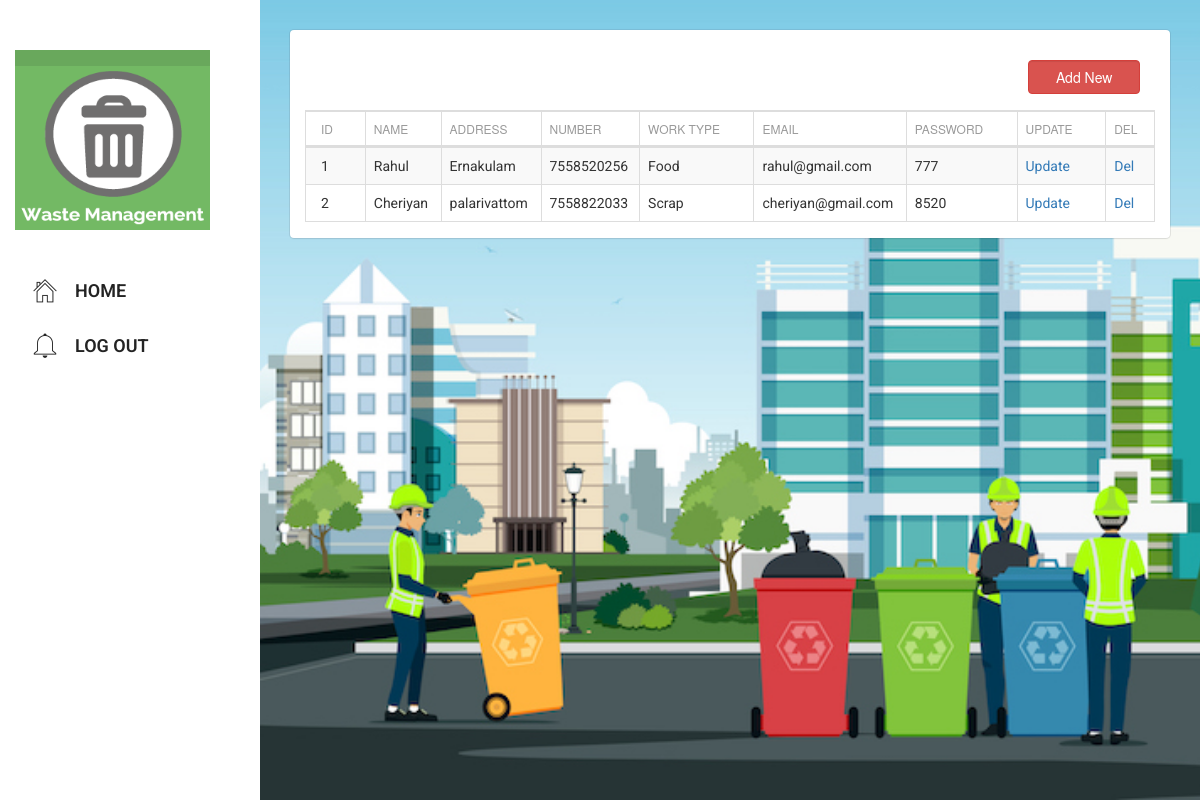
Page /php/waste_management/worker_tbl/select.php on the committed database.
### tables this page shows
CREATE TABLE IF NOT EXISTS `worker_tbl` (
  `id` int(11) NOT NULL AUTO_INCREMENT,
  `name` varchar(100) NOT NULL,
  `address` varchar(100) NOT NULL,
  `number` varchar(100) NOT NULL,
  `work_type` varchar(100) NOT NULL,
  `email` varchar(100) NOT NULL,
  `password` varchar(100) NOT NULL,
  PRIMARY KEY (`id`)
);

### php/waste_management/worker_tbl/tables.php (called while the page is built, shortened)
<?php
$table="worker_tbl";
?>

### php/waste_management/worker_tbl/select.php (the view, shortened to what this page needs)
<?php
include("tables.php");
include("../header_inner.php");
$i=0;
?>
		<link rel="stylesheet" type="text/css" href="datatables.min.css">
<div class="">
<?php
	 echo "<div class='col-sm-2' style='float:right;margin-bottom:10px;'><form action='form.php' method='post'><input type='submit' name='view' value='Add New' class='form-control btn-danger'></form></div>";
?>
<div class="clearfix"></div>
<table id="example" class="table table-striped table-bordered dataTable no-footer" cellspacing="0"  role="grid" aria-describedby="example_info" >
          <?php
		  include("../connection.php");
	?>
	<?php
		  $result2 = mysqli_query($con,"SHOW FIELDS FROM $table");
 echo "<thead><tr>";
while ($row2 = mysqli_fetch_array($result2))
 {
  $name=$row2['Field'];
  echo "<th>".
  str_replace('_', ' ', $name)
  ."</th>";
 $i++;
 }
 echo "
<th>Update</th>
 <th>Del</th>
 </tr></thead>";
   echo "<tbody>";
 	$result = mysqli_query($con,"SELECT * FROM $table ");
		while($row = mysqli_fetch_array($result))
		{
		$id=$row['0'];
		echo "<tr>";
		for($k=0;$k<$i;$k++)
		{
			if($k==30)
			{
			  $sql2 = "select *  from customer where id='$_SESSION[userid]' ";
    $result2 = mysqli_query($con, $sql2) or die("Error in Selecting " . mysqli_error($connection));
$row2 =mysqli_fetch_array($result2);
			echo "<td >  $row2[contact_person]</td>";
			}
			elseif($k==31)
			{
			echo "<td class='hiddentd'> $row[content] </td>";
			}
				elseif($k==40)
			{
			echo "<td > <img src='uploads/$row[$k]' width='100'></td>";
			}
			else
			{
			echo "<td >$row[$k]</td>";
			}
		}
			echo "
			<td><a href='update.php?id=$id'>Update</a></td>
			<td><a href='?del_id=$id' onclick='return rem()'>Del</a></td>
			</tr>";
		}
        ?>
        </tbody>
    </table>
    </div>

### rows in the picture
worker_tbl: id "1", name "Rahul", address "Ernakulam", number "7558520256", work_type "Food", email "rahul@gmail.com", password "777"
worker_tbl: id "2", name "Cheriyan", address "palarivattom", number "7558822033", work_type "Scrap", email "cheriyan@gmail.com", password "8520"

### other values in the picture
str_replace('_', ' ', $name) "ID"
str_replace('_', ' ', $name) "NAME"
str_replace('_', ' ', $name) "ADDRESS"
str_replace('_', ' ', $name) "NUMBER"
str_replace('_', ' ', $name) "WORK TYPE"
str_replace('_', ' ', $name) "EMAIL"
str_replace('_', ' ', $name) "PASSWORD"
